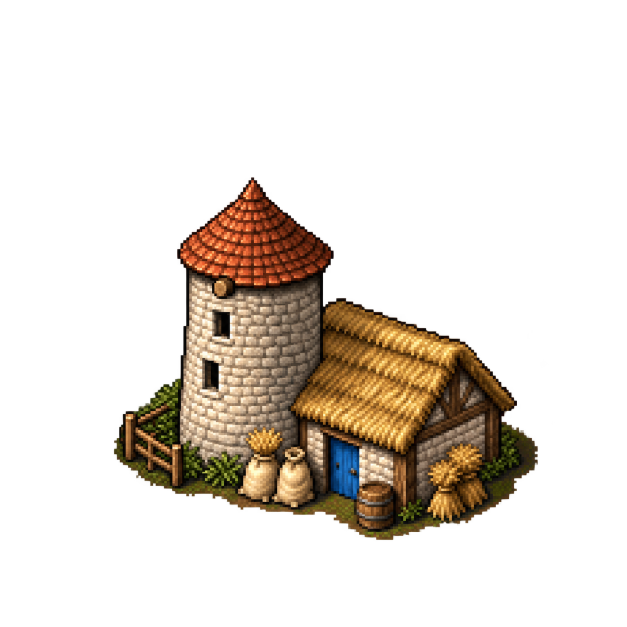
#> input picture mods/medieval-life-content/art-source/farm-animation-base.png, 1254 x 1254 px (shown at 1/2 size)
$ python -i animation_art.py   (imports and definitions only)
#> lines starting #> are read from the running program, lines starting #| are printed output that depends on the picture
"""Native pixel animation: jointed poses, fixed ground anchors, eight facings.

Every frame is drawn from the pose; limbs are not a sliding copy of the body.
"""
import math
from pathlib import Path
from PIL import Image, ImageDraw
from medieval_art import ROLE_COLORS, INK

UNIT_FRAMES = 8
UNIT_MODES = ('stand', 'run', 'work', 'harvest', 'carry-stand', 'carry-run', 'load', 'attack', 'push', 'push-stand')
ZONE_FRAMES = 8
MILL_FRAMES = 16


def farm_frames():
    # Generated stationary building + code-native rotor: only the mechanism moves.
    base=Image.open(Path(__file__).resolve().parents[1]/'art-source/farm-animation-base.png').convert('RGBA').resize((184,184),Image.Resampling.LANCZOS)
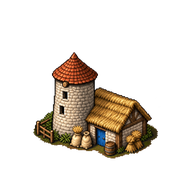
#> base: PIL image 184x184 RGBA; mean R, G, B, A 27.8, 20.7, 12.7, 54; transparent parts drawn white
    result=[]
    for frame in range(MILL_FRAMES):
        im=base.copy();d=ImageDraw.Draw(im)
        def rotor(u,v): return (round(64+u*.78),round(82+v+u*.18))
        for arm in range(4):
            angle=math.pi/4+arm*math.pi/2+frame*math.pi/(2*MILL_FRAMES)
            def p(r,w=0): return rotor(math.cos(angle)*r-math.sin(angle)*w,math.sin(angle)*r+math.cos(angle)*w)
            d.line([p(0),p(42)],fill='#493820',width=3)
            d.line([p(2),p(41)],fill='#b99961')
            d.polygon([p(13,1),p(42,1),p(42,7),p(13,7)],fill='#987545',outline='#423621')
            d.line([p(14,6),p(41,6)],fill='#ddbd7b')
            for r in range(15,42,4):
                d.line([p(r,1),p(r,7)],fill='#d1b579')
                d.line([p(r+1,2),p(r+1,6)],fill='#61492c')
        d.ellipse((61,79,67,85),fill='#947345',outline='#3f3627')
        d.point((63,80),fill='#dfc18b')
        result.append(im)
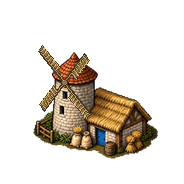
#> im: PIL image 184x184 RGBA; mean R, G, B, A 29.2, 22.2, 13.5, 57.4; transparent parts drawn white
#> after the loop, result = 16 items
    return result


# [241 lines left out: functions unit_frame, cart_frame, not called in this run]

>>> result = farm_frames()
#> result = 16 items

$ run again, with mods/medieval-life-content/art-source/barracks-isometric.png copied over mods/medieval-life-content/art-source/farm-animation-base.png
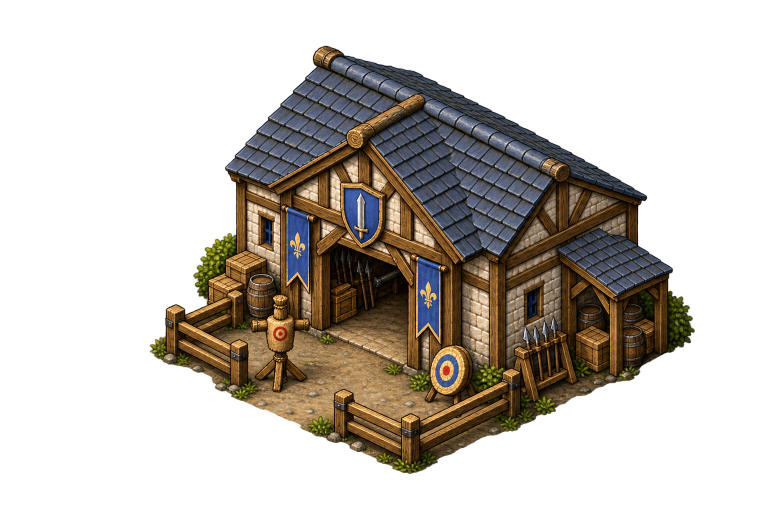
#> input picture mods/medieval-life-content/art-source/barracks-isometric.png, 1536 x 1024 px (shown at 1/2 size)
#> in farm_frames, `base=Image.open(Path(__file__).resolve().parents[1]/'art-source/farm-a..`:
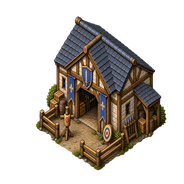
#> base: PIL image 184x184 RGBA; mean R, G, B, A 34.9, 28.9, 21.6, 90.4; transparent parts drawn white
#> after the loop in farm_frames, `for frame in range(MILL_FRAMES):`:
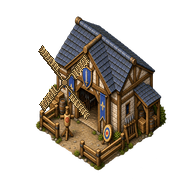
#> im: PIL image 184x184 RGBA; mean R, G, B, A 36.4, 30, 22.3, 92.6; transparent parts drawn white
#> after the loop in farm_frames, `for frame in range(MILL_FRAMES):`: result = 16 items

$ run again, with mods/medieval-life-content/art-source/building-projection-guide.png copied over mods/medieval-life-content/art-source/farm-animation-base.png
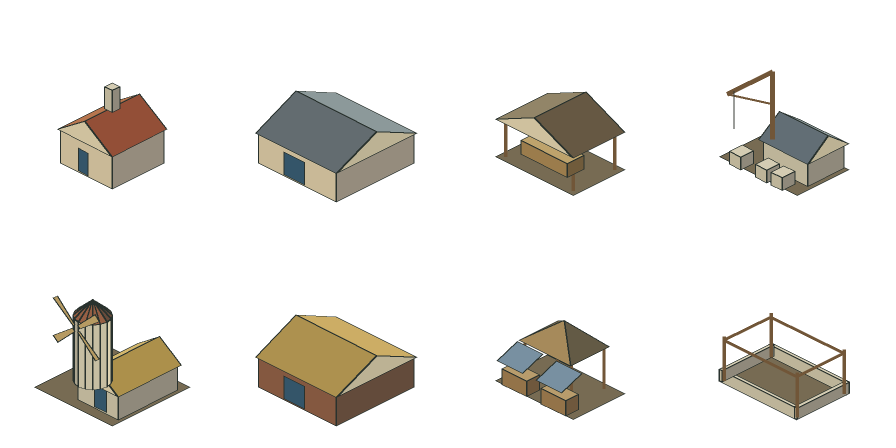
#> input picture mods/medieval-life-content/art-source/building-projection-guide.png, 1792 x 896 px (shown at 1/2 size)
#> in farm_frames, `base=Image.open(Path(__file__).resolve().parents[1]/'art-source/farm-a..`:
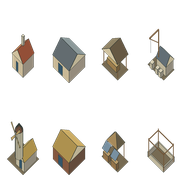
#> base: PIL image 184x184 RGBA; mean R, G, B, A 28.5, 25.8, 20.7, 44.6; transparent parts drawn white
#> after the loop in farm_frames, `for frame in range(MILL_FRAMES):`:
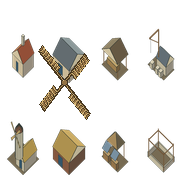
#> im: PIL image 184x184 RGBA; mean R, G, B, A 31.1, 27.7, 21.6, 50.7; transparent parts drawn white
#> after the loop in farm_frames, `for frame in range(MILL_FRAMES):`: result = 16 items

$ run again, with mods/medieval-life-content/art-source/buildings-animation-base.png copied over mods/medieval-life-content/art-source/farm-animation-base.png
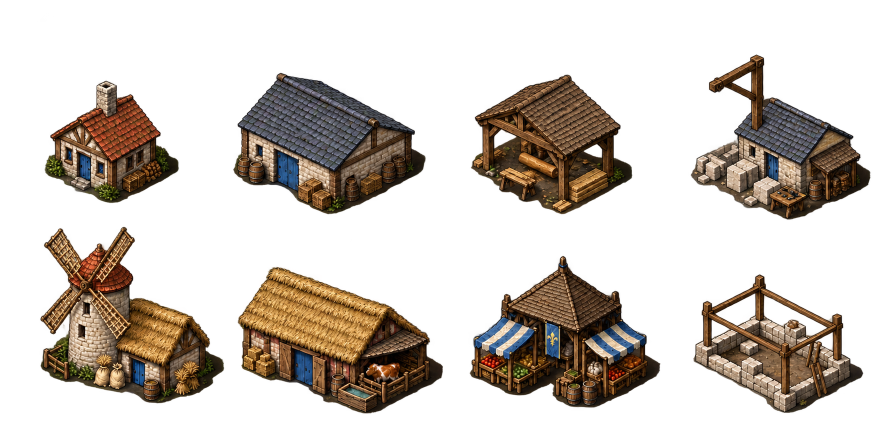
#> input picture mods/medieval-life-content/art-source/buildings-animation-base.png, 1774 x 887 px (shown at 1/2 size)
#> in farm_frames, `base=Image.open(Path(__file__).resolve().parents[1]/'art-source/farm-a..`:
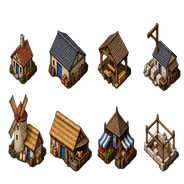
#> base: PIL image 184x184 RGBA; mean R, G, B, A 35.6, 26.7, 18.6, 77.6; transparent parts drawn white
#> after the loop in farm_frames, `for frame in range(MILL_FRAMES):`:
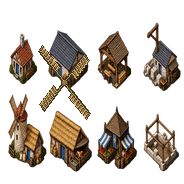
#> im: PIL image 184x184 RGBA; mean R, G, B, A 38.4, 29, 19.9, 82.5; transparent parts drawn white
#> after the loop in farm_frames, `for frame in range(MILL_FRAMES):`: result = 16 items
